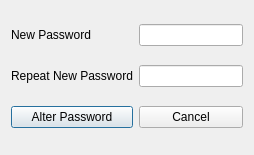
<?xml version="1.0" encoding="UTF-8"?>
<ui version="4.0">
 <class>AlterUserPassword</class>
 <widget class="QDialog" name="AlterUserPassword">
  <property name="geometry">
   <rect>
    <x>0</x>
    <y>0</y>
    <width>254</width>
    <height>155</height>
   </rect>
  </property>
  <property name="windowTitle">
   <string>Alter User Password</string>
  </property>
  <layout class="QGridLayout" name="gridLayout">
   <item row="1" column="0">
    <widget class="QLabel" name="label_3">
     <property name="text">
      <string>Repeat New Password</string>
     </property>
    </widget>
   </item>
   <item row="1" column="1">
    <widget class="QLineEdit" name="newPasswordLineEdit_2">
     <property name="focusPolicy">
      <enum>Qt::StrongFocus</enum>
     </property>
     <property name="echoMode">
      <enum>QLineEdit::Password</enum>
     </property>
    </widget>
   </item>
   <item row="0" column="0">
    <widget class="QLabel" name="label_2">
     <property name="text">
      <string>New Password</string>
     </property>
    </widget>
   </item>
   <item row="0" column="1">
    <widget class="QLineEdit" name="newPasswordLineEdit">
     <property name="focusPolicy">
      <enum>Qt::StrongFocus</enum>
     </property>
     <property name="echoMode">
      <enum>QLineEdit::Password</enum>
     </property>
    </widget>
   </item>
   <item row="2" column="0">
    <widget class="QPushButton" name="alterPasswordButton">
     <property name="text">
      <string>Alter Password</string>
     </property>
    </widget>
   </item>
   <item row="2" column="1">
    <widget class="QPushButton" name="cancelButton">
     <property name="text">
      <string>Cancel</string>
     </property>
    </widget>
   </item>
  </layout>
 </widget>
 <resources/>
 <connections/>
</ui>
